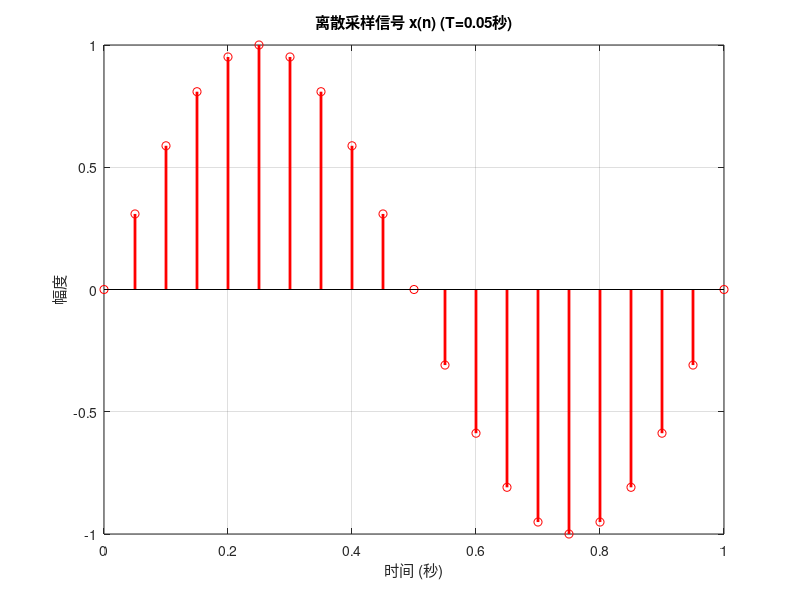

Reproduce this figure in MATLAB. (Note: this script raises an error after producing the figure.)
% 1. 对每一个T画出x(n)
T1 = 0.05;  % 采样间隔
t1 = 0:T1:1;  % 时间范围
x1 = sin(2*pi*t1);

figure;
stem(t1, x1, 'r', 'LineWidth', 2);
title('离散采样信号 x(n) (T=0.05秒)');
xlabel('时间 (秒)');
ylabel('幅度');
grid on;

% 2. 采用 sinc 函数内插（用 dt = 0.001）从样本 x(n) 重建模拟信号，统计出重建信号与原信号的最大差异
dt = 0.001;  % 插值步长
t_interp1 = 0:dt:1;  % 插值时间范围
x_interp1 = interp1(t1, x1, t_interp1, 'sinc');
Fs = 1/dt;
xa = x * sinc(Fs*(ones(length())));
figure;
plot(t1, x1, 'r', 'LineWidth', 2, 'DisplayName', '原始信号');
hold on;
plot(t_interp1, x_interp1, 'b--', 'LineWidth', 1.5, 'DisplayName', '重建信号');
title('原始信号与重建信号比较 (T=0.05秒)');
xlabel('时间 (秒)');
ylabel('幅度');
legend('show');
grid on;

max_diff1 = max(abs(x_interp1 - sin(2*pi*t_interp1)));

fprintf('最大差异（T=0.05秒）: %f\n', max_diff1);

% 3. 选用采样间隔 T=0.1 秒，重做该题
T2 = 0.1;  % 新的采样间隔
t2 = 0:T2:1;  % 新的时间范围
x2 = sin(2*pi*t2);

% 4. 采用 sinc 函数内插（用 dt = 0.001）从样本 x(n) 重建模拟信号，统计出重建信号与原信号的最大差异
x_interp2 = interp1(t2, x2, t_interp1, 'sinc');

figure;
plot(t2, x2, 'r', 'LineWidth', 2, 'DisplayName', '原始信号');
hold on;
plot(t_interp1, x_interp2, 'b--', 'LineWidth', 1.5, 'DisplayName', '重建信号');
title('原始信号与重建信号比较 (T=0.1秒)');
xlabel('时间 (秒)');
ylabel('幅度');
legend('show');
grid on;

max_diff2 = max(abs(x_interp2 - sin(2*pi*t_interp1)));

fprintf('最大差异（T=0.1秒）: %f\n', max_diff2);
